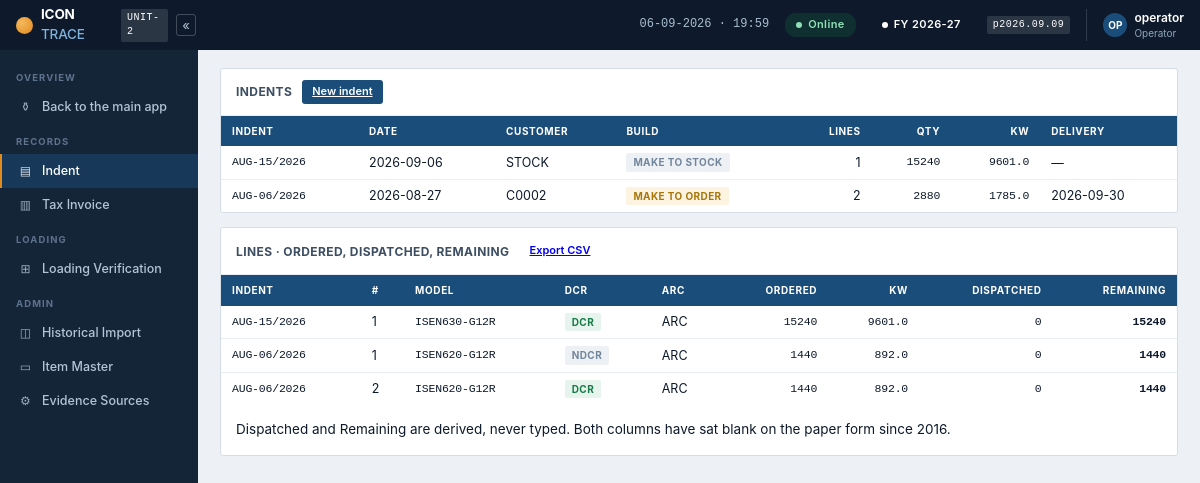
The page /indent on the database its author committed.
### tables this page shows
CREATE TABLE indent (
  indent_id     INTEGER PRIMARY KEY AUTOINCREMENT,
  indent_no     TEXT  NOT NULL,        -- e.g. AUG-05/2026
  indent_date   TEXT         NOT NULL,
  customer      TEXT NOT NULL,
  area          TEXT  NULL,
  lot_name      TEXT  NULL,      -- optional, Humesh's request

  -- Icon's own vocabulary, from the Jan-2025 SRS. Do not invent new terms:
  --   make_to_stock  = "Common Items"     - fulfil from General Stock
  --   make_to_order  = "Un-Common Items"  - built to a customer spec
  -- Borosil is make_to_order (own labels, no Icon logo). AGNI is
  -- make_to_stock. This is a SEPARATE axis from pre/post-shared, which is
  -- only about when the serial is disclosed.
  build_type    TEXT NOT NULL
                DEFAULT 'make_to_stock',

  -- The paper form says things like "NEXT WEEK". Keep what was written for
  -- the record, but store a real date so it can be sorted and chased.
  delivery_by   TEXT         NULL,
  delivery_text TEXT NULL,

  special_instructions TEXT  NULL,
  prepared_by   TEXT  NULL,            -- e.g. Akansha Reddy
  approved_by   TEXT  NULL,            -- Marketing HOD
  form_no       TEXT  NOT NULL DEFAULT 'IS-HO-MRK-FM-03',

  pdf_path      TEXT NULL,            -- file on disk, never a BLOB
  pdf_sha256    TEXT     NULL,

  status        TEXT NOT NULL DEFAULT 'open',
  closed_reason TEXT NULL,
  created_at    TEXT     NOT NULL DEFAULT CURRENT_TIMESTAMP,
  created_by    TEXT  NOT NULL,
  UNIQUE (indent_no)
);

CREATE TABLE indent_line (
  indent_line_id INTEGER PRIMARY KEY AUTOINCREMENT,
  indent_id      INTEGER      NOT NULL,
  line_no        INTEGER    NOT NULL,

  item_description TEXT NOT NULL,   -- exactly as written on the form
  -- so the line points at an ITEM, and the cell type comes with it.
  item_code      TEXT  NULL,
  model          TEXT  NOT NULL,     -- must exist in the model master
  wattage        INT          NOT NULL,
  qty            INT          NOT NULL,

  -- Store-declared REQUIREMENTS, stated before material issue. They are not
  -- derived from the materials chosen - the store needs the instruction
  -- first. Keeping them independent is what makes the cross-check possible:
  -- indent says DCR + materials issued say NDCR = refuse.
  dcr            TEXT NOT NULL,
  arc            TEXT NULL,

  -- From "PALLET PACKING (36nos x 1)". NULL means use the unit ceiling,
  -- which comes from frame thickness (Unit-2 30mm = 36). Must never exceed
  -- it - a physically impossible instruction is refused at entry, not
  -- discovered at packing.
  pallet_qty     INTEGER     NULL,

  line_note      TEXT NULL,
  UNIQUE (indent_id, line_no),
  CONSTRAINT fk_il_indent FOREIGN KEY (indent_id)
    REFERENCES indent (indent_id)
);

### app.py (the view)
@app.route("/indent")
def indent_list():
    with db.conn() as (cx, cur):
        rows = db.recent_indents(cur)
        prog = db.indent_progress(cur)
    return render_template("indent_list.html", rows=rows, prog=prog)

### app.py (called while the page is built)
def build_id():
    h = hashlib.sha256()
    for name in BUILD_FILES:
        for folder in (BASE, os.path.join(BASE, "static"),
                       os.path.join(BASE, "templates")):
            p = os.path.join(folder, name)
            if os.path.exists(p):
                h.update(str(os.path.getmtime(p)).encode())
                h.update(str(os.path.getsize(p)).encode())
                break
    return h.hexdigest()[:10]

@app.after_request
def no_store(resp):
    ct = resp.headers.get("Content-Type", "")
    if "text/html" in ct or "application/json" in ct:
        resp.headers["Cache-Control"] = "no-store, no-cache, must-revalidate, max-age=0"
        resp.headers["Pragma"] = "no-cache"
        resp.headers["Expires"] = "0"
        resp.headers["X-Icon-Build"] = build_id()
    return resp

def actor():
    return session.get("user", "operator")

@app.context_processor
def globals_():
    return {
        "db_mode": "MySQL" if db.available() else "DEMO — nothing is saved",
        "db_live": db.available(),
        "today": datetime.date.today(),
        "fy_label": db.fy_label(db.fin_year()),
        "user": actor(),
        "parser_version": invparse.__version__,
        "now": datetime.datetime.now().strftime("%d-%m-%Y  ·  %H:%M"),
        "cfg_unit": "2",
        "build": build_id(),
    }

### db.py (called while the page is built, shortened)
def available():
    return True

def fin_year(d=None):
    d = d or datetime.date.today()
    return d.year if d.month >= 4 else d.year - 1

def fy_label(fy):
    return "%d-%02d" % (fy, (fy + 1) % 100)

def indent_progress(cur, indent_no=None):
    sql = "SELECT * FROM v_indent_progress"
    args = ()
    if indent_no:
        sql += " WHERE indent_no=%s"
        args = (indent_no,)
    cur.execute(sql + " ORDER BY indent_date DESC, line_no", args)
    return cur.fetchall()

def recent_indents(cur, n=20):
    cur.execute(
        "SELECT i.*, COUNT(il.indent_line_id) AS lines, "
        "SUM(il.qty) AS total_qty, "
        "ROUND(SUM(il.wattage*il.qty)/1000, 2) AS total_kw "
        "FROM indent i LEFT JOIN indent_line il ON il.indent_id=i.indent_id "
        "GROUP BY i.indent_id ORDER BY i.indent_id DESC LIMIT %s", (n,))
    return cur.fetchall()

### store.py (called while the page is built, shortened)
def _row_factory(cursor, row):
    return {d[0]: row[i] for i, d in enumerate(cursor.description)}

def ensure():
    global _ready
    if _ready and os.path.exists(DB_PATH):
        return

    def execute(self, sql, args=()):
        self._c.execute(sql.replace("%s", "?"), tuple(args))
        return self

### templates/indent_list.html
{% extends "base.html" %}{% set nav='indent' %}
{% block body %}
<div class="card"><div class="card-h"><h3>Indents</h3>
  <span class="sp"><a class="btn btn-primary btn-sm" href="{{ url_for('indent_new') }}">New indent</a></span></div>
{% if rows %}<div class="scroll"><table>
<thead><tr><th>Indent</th><th>Date</th><th>Customer</th><th>Build</th>
<th style="text-align:right">Lines</th><th style="text-align:right">Qty</th>
<th style="text-align:right">KW</th><th>Delivery</th></tr></thead><tbody>
{% for r in rows %}<tr>
  <td class="mono">{{ r.indent_no }}</td><td>{{ r.indent_date }}</td>
  <td>{{ r.customer }}</td>
  <td><span class="tag {{ 't-rev' if r.build_type=='make_to_order' else 't-mute' }}">
      {{ 'make to order' if r.build_type=='make_to_order' else 'make to stock' }}</span></td>
  <td style="text-align:right">{{ r.lines }}</td>
  <td style="text-align:right" class="mono">{{ r.total_qty }}</td>
  <td style="text-align:right" class="mono">{{ r.total_kw }}</td>
  <td>{{ r.delivery_by or r.delivery_text or '—' }}</td></tr>{% endfor %}
</tbody></table></div>{% else %}
<div class="card-b hint">No indents yet. The indent is Marketing's instruction to
the factory and everything downstream hangs off it.</div>{% endif %}</div>
{% if prog %}
<div class="card"><div class="card-h"><h3>Lines · ordered, dispatched, remaining</h3><span class="sp"><a class="btn btn-sm" href="{{ url_for('export_csv', what='indents') }}">Export CSV</a></span></div>
<div class="scroll"><table>
<thead><tr><th>Indent</th><th>#</th><th>Model</th><th>DCR</th><th>ARC</th>
<th style="text-align:right">Ordered</th><th style="text-align:right">KW</th>
<th style="text-align:right">Dispatched</th><th style="text-align:right">Remaining</th></tr></thead><tbody>
{% for p in prog %}<tr>
  <td class="mono">{{ p.indent_no }}</td><td>{{ p.line_no }}</td>
  <td class="mono">{{ p.model }}</td>
  <td><span class="tag {{ 't-pass' if p.dcr=='DCR' else 't-mute' }}">{{ p.dcr }}</span></td>
  <td>{{ p.arc or '—' }}</td>
  <td style="text-align:right" class="mono">{{ p.ordered_qty }}</td>
  <td style="text-align:right" class="mono">{{ p.ordered_kw }}</td>
  <td style="text-align:right" class="mono">{{ p.dispatched_qty }}</td>
  <td style="text-align:right" class="mono"><b>{{ p.remaining_qty }}</b></td></tr>{% endfor %}
</tbody></table></div>
<div class="card-b hint">Dispatched and Remaining are derived, never typed. Both
columns have sat blank on the paper form since 2016.</div></div>
{% endif %}
{% endblock %}

### rows shown on the page
indent: indent_no "AUG-15/2026", indent_date "2026-09-06", customer "STOCK", build_type "MAKE TO STOCK", lines "1", total_qty "15240", total_kw "9601.0", delivery_by "—"
indent: indent_no "AUG-06/2026", indent_date "2026-08-27", customer "C0002", build_type "MAKE TO ORDER", lines "2", total_qty "2880", total_kw "1785.0", delivery_by "2026-09-30"
indent_line: indent_no "AUG-15/2026", line_no "1", model "ISEN630-G12R", dcr "DCR", arc "ARC", ordered_qty "15240", ordered_kw "9601.0", dispatched_qty "0", remaining_qty "15240"
indent_line: indent_no "AUG-06/2026", line_no "1", model "ISEN620-G12R", dcr "NDCR", arc "ARC", ordered_qty "1440", ordered_kw "892.0", dispatched_qty "0", remaining_qty "1440"
indent_line: indent_no "AUG-06/2026", line_no "2", model "ISEN620-G12R", dcr "DCR", arc "ARC", ordered_qty "1440", ordered_kw "892.0", dispatched_qty "0", remaining_qty "1440"

### other values the page prints
{{ cfg_unit }} "2"
{{ fy_label }} "2026-27"
{{ parser_version }} "2026.09.09"
{{ user[:2] | upper }} "OP"
{{ user }} "operator"
